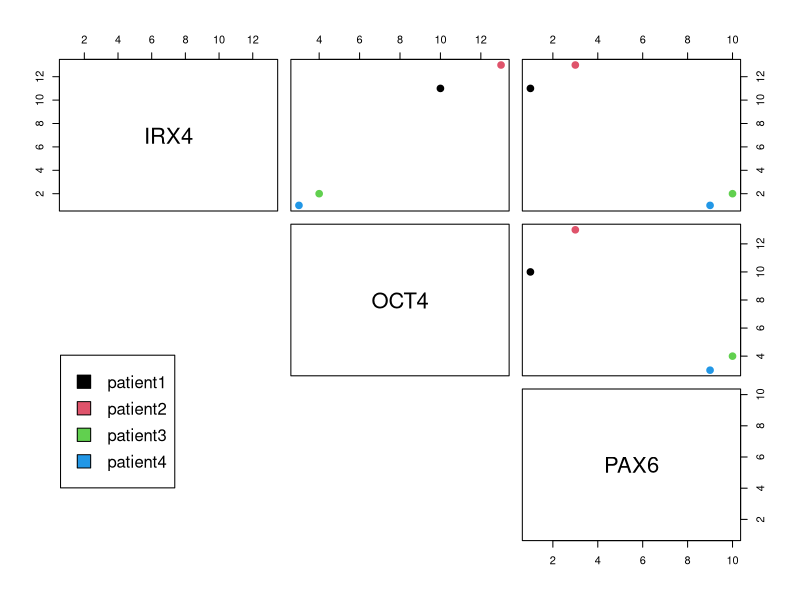

Reproduce this figure in R.
# must set up the dataframe again (new code block)
df=data.frame(
    IRX4=c(11,13,2,1),
    OCT4=c(10,13,4,3 ),
    PAX6=c(1 ,3 ,10,9),
    row.names=c("patient1","patient2","patient3","patient4"))

# create factor vector of each patient (used for colors)
id <- as.factor(rownames(df))

# Base R plotting
pairs(df, col=id, lower.panel = NULL, cex = 2, pch = 20)
par(xpd = TRUE)
legend(x = 0.05, y = 0.4, cex = 1, legend = as.character(levels(id)), fill=unique(id))
par(xpd = NA)